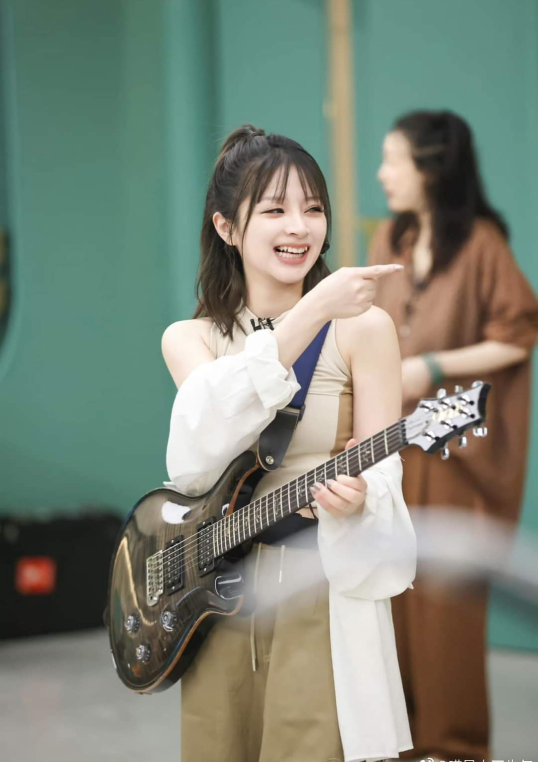
#> input picture Datasets2/MARiA/1489ec0f7dcdad93f4dc.jpg, 1075 x 1523 px, found by its file name (shown at 1/2 size); its folder holds only this picture in this run
$ python faces_train2.py
#> lines starting #> are read from the running program, lines starting #| are printed output that depends on the picture
import os
import cv2 as cv
import numpy as np
import time

people = ['MARiA', 'Gong Linna']
DIR = r'E:\Projects\face recognition\Methods\HaarCascade_and_LBPH\Video\Datasets2'

haar_cascade = cv.CascadeClassifier('haar_face.xml')

features = []
labels = []

def create_train():
    for person in people:
        path = os.path.join(DIR, person)
        label = people.index(person)

        for img in os.listdir(path):
            img_path = os.path.join(path,img)

            img_array = cv.imread(img_path)
#> img_array is the input picture: shape (1523, 1075, 3); mean B, G, R 119.8, 133.2, 124.6

            resize = cv.resize(img_array, (400, 400))
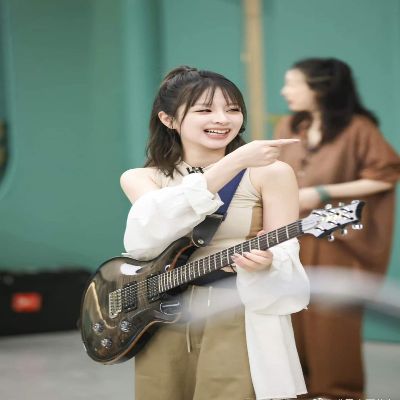
#> resize: shape (400, 400, 3); mean B, G, R 119.7, 133.1, 124.5
            gray = cv.cvtColor(resize, cv.COLOR_BGR2GRAY)
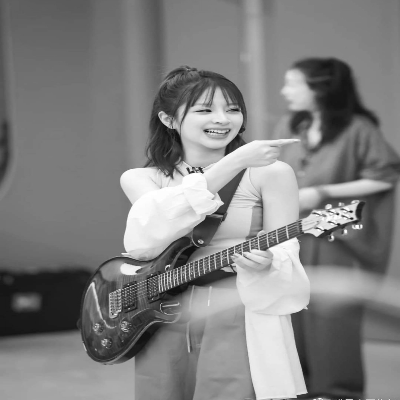
#> gray: shape (400, 400); min 11, max 255, mean 129

            faces_rect = haar_cascade.detectMultiScale(gray, scaleFactor = 1.2, minNeighbors = 10)
#> faces_rect = ()

            for (x,y,w,h) in faces_rect:
                faces_roi = gray[y:y+h, x:x+w]
                features.append(faces_roi)
                labels.append(label)
#> this loop made 0 passes
#> after the loop, features = []; labels = []

start = time.time()
#> (the run stopped early here; a loop or call above may not have finished)
